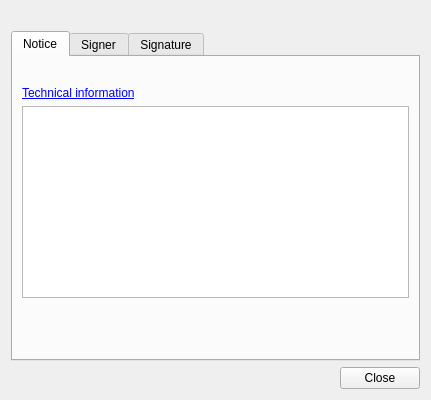
<?xml version="1.0" encoding="UTF-8"?>
<ui version="4.0">
 <class>SignatureDialog</class>
 <widget class="QWidget" name="SignatureDialog">
  <property name="windowModality">
   <enum>Qt::WindowModal</enum>
  </property>
  <property name="geometry">
   <rect>
    <x>0</x>
    <y>0</y>
    <width>431</width>
    <height>400</height>
   </rect>
  </property>
  <layout class="QVBoxLayout" name="SignatureDialogLayout">
   <item>
    <widget class="QLabel" name="title"/>
   </item>
   <item>
    <widget class="QTabWidget" name="tabWidget">
     <property name="currentIndex">
      <number>0</number>
     </property>
     <widget class="QWidget" name="errorTab">
      <attribute name="title">
       <string>Notice</string>
      </attribute>
      <layout class="QVBoxLayout" name="errorLayout">
       <item>
        <widget class="QLabel" name="info">
         <property name="wordWrap">
          <bool>true</bool>
         </property>
         <property name="openExternalLinks">
          <bool>true</bool>
         </property>
        </widget>
       </item>
       <item>
        <widget class="QLabel" name="more">
         <property name="text">
          <string>&lt;a href=&quot;info&quot;&gt;Technical information&lt;/a&gt;</string>
         </property>
        </widget>
       </item>
       <item>
        <widget class="QPlainTextEdit" name="error">
         <property name="textInteractionFlags">
          <set>Qt::LinksAccessibleByMouse|Qt::TextSelectableByMouse</set>
         </property>
        </widget>
       </item>
       <item>
        <spacer name="errorScrollSpacer">
         <property name="orientation">
          <enum>Qt::Vertical</enum>
         </property>
         <property name="sizeHint" stdset="0">
          <size>
           <width>0</width>
           <height>0</height>
          </size>
         </property>
        </spacer>
       </item>
      </layout>
     </widget>
     <widget class="QWidget" name="signer">
      <attribute name="title">
       <string>Signer</string>
      </attribute>
      <layout class="QHBoxLayout" name="signerLayout">
       <item>
        <widget class="QGroupBox" name="signerLocationGroup">
         <property name="title">
          <string>Signer location</string>
         </property>
         <layout class="QFormLayout" name="signerLocationGroupLayout">
          <property name="fieldGrowthPolicy">
           <enum>QFormLayout::ExpandingFieldsGrow</enum>
          </property>
          <item row="0" column="0">
           <widget class="QLabel" name="signerCityLabel">
            <property name="text">
             <string>City</string>
            </property>
           </widget>
          </item>
          <item row="0" column="1">
           <widget class="QLineEdit" name="signerCity">
            <property name="readOnly">
             <bool>true</bool>
            </property>
           </widget>
          </item>
          <item row="1" column="0">
           <widget class="QLabel" name="signerStateLabel">
            <property name="text">
             <string>State</string>
            </property>
           </widget>
          </item>
          <item row="1" column="1">
           <widget class="QLineEdit" name="signerState">
            <property name="readOnly">
             <bool>true</bool>
            </property>
           </widget>
          </item>
          <item row="2" column="0">
           <widget class="QLabel" name="signerCountryLabel">
            <property name="text">
             <string>Country</string>
            </property>
           </widget>
          </item>
          <item row="2" column="1">
           <widget class="QLineEdit" name="signerCountry">
            <property name="readOnly">
             <bool>true</bool>
            </property>
           </widget>
          </item>
          <item row="3" column="0">
           <widget class="QLabel" name="signerZipLabel">
            <property name="text">
             <string>Zip</string>
            </property>
           </widget>
          </item>
          <item row="3" column="1">
           <widget class="QLineEdit" name="signerZip">
            <property name="readOnly">
             <bool>true</bool>
            </property>
           </widget>
          </item>
          <item row="4" column="1">
           <spacer name="verticalSpacer">
            <property name="orientation">
             <enum>Qt::Vertical</enum>
            </property>
            <property name="sizeHint" stdset="0">
             <size>
              <width>0</width>
              <height>0</height>
             </size>
            </property>
           </spacer>
          </item>
         </layout>
        </widget>
       </item>
       <item>
        <widget class="QGroupBox" name="signerRoleGroup">
         <property name="title">
          <string>Role / resolution</string>
         </property>
         <layout class="QVBoxLayout" name="verticalLayout">
          <item>
           <widget class="QScrollArea" name="scrollArea">
            <property name="frameShape">
             <enum>QFrame::NoFrame</enum>
            </property>
            <property name="horizontalScrollBarPolicy">
             <enum>Qt::ScrollBarAlwaysOff</enum>
            </property>
            <property name="widgetResizable">
             <bool>true</bool>
            </property>
            <widget class="QWidget" name="scrollAreaWidgetContents">
             <property name="geometry">
              <rect>
               <x>0</x>
               <y>0</y>
               <width>165</width>
               <height>162</height>
              </rect>
             </property>
             <layout class="QFormLayout" name="signerRoleGroupLayout">
              <property name="fieldGrowthPolicy">
               <enum>QFormLayout::ExpandingFieldsGrow</enum>
              </property>
              <property name="margin">
               <number>0</number>
              </property>
             </layout>
            </widget>
           </widget>
          </item>
         </layout>
        </widget>
       </item>
      </layout>
     </widget>
     <widget class="QTreeWidget" name="signatureView">
      <property name="rootIsDecorated">
       <bool>false</bool>
      </property>
      <attribute name="title">
       <string>Signature</string>
      </attribute>
      <column>
       <property name="text">
        <string>Attribute</string>
       </property>
      </column>
      <column>
       <property name="text">
        <string>Value</string>
       </property>
      </column>
     </widget>
    </widget>
   </item>
   <item>
    <widget class="QDialogButtonBox" name="buttonBox">
     <property name="standardButtons">
      <set>QDialogButtonBox::Close</set>
     </property>
    </widget>
   </item>
  </layout>
 </widget>
 <resources/>
 <connections>
  <connection>
   <sender>buttonBox</sender>
   <signal>clicked(QAbstractButton*)</signal>
   <receiver>SignatureDialog</receiver>
   <slot>buttonClicked(QAbstractButton*)</slot>
   <hints>
    <hint type="sourcelabel">
     <x>199</x>
     <y>314</y>
    </hint>
    <hint type="destinationlabel">
     <x>199</x>
     <y>167</y>
    </hint>
   </hints>
  </connection>
 </connections>
 <slots>
  <slot>buttonClicked(QAbstractButton*)</slot>
 </slots>
</ui>
